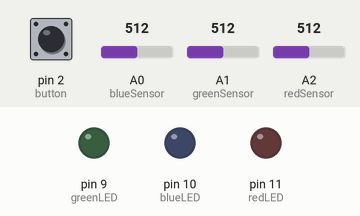
Simulated run of this sketch. Board: Arduino Uno, built with avr-gcc and run on an emulated ATmega328P. Parts: output pins drawn as LEDs (lit = HIGH). Dashed ring = blinking. Inputs (shaded band) come from the test bench; at power-on: pin 2 (button) LOW, A0 (blueSensor) = 512, A1 (greenSensor) = 512, A2 (redSensor) = 512.

Above: at 1.2 s.
1.3 s: pin 2 (button) pulled HIGH for 1 s
At 1.85 s:
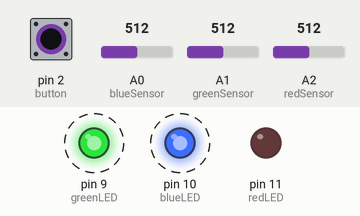
4.3 s: pin 2 (button) pulled HIGH for 3.2 s
At 8.1 s:
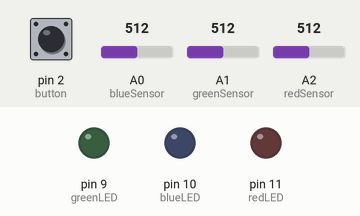
Timing chart, 0 to 9.6 s (numbered marks = the images above; inputs shaded):
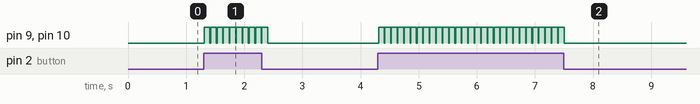

Measured:
- after the input at 1.3 s, pin 9 (greenLED), pin 10 (blueLED): alternates HIGH for 0.10 s and LOW for 0.01 s, 20 changes in all, then stays LOW, starting at once
- after the input at 4.3 s, pin 9 (greenLED), pin 10 (blueLED): alternates HIGH for 0.10 s and LOW for 0.01 s, 58 changes in all, then stays LOW, starting at once

The sketch:

troubleShoot.ino
```cpp
int button = 2;

int readingButton = 0;
int greenLED = 9;
int redLED = 11;
int blueLED = 10;

int redSensor = A2;
int greenSensor = A1;
int blueSensor = A0;

int redValue = 0;
int greenValue = 0;
int blueValue = 0;

int redSensorValue = 0;
int greenSensorValue = 0;
int blueSensorValue = 0;

void setup() {
  Serial.begin(9600);
  pinMode(button, INPUT);
  pinMode(greenLED, OUTPUT);
  pinMode(redLED, OUTPUT);
  pinMode(blueLED, OUTPUT);

}


void loop() {
  readingButton = digitalRead(button);
  if (readingButton == 1) {
    redValue = analogRead(redSensor);
    delay(5);
    greenValue = analogRead(greenSensor);
    delay(5);
    blueValue = analogRead(blueSensor);
    analogWrite(redLED, redValue);
    analogWrite(greenLED, greenValue);
    analogWrite(blueLED, blueValue);
    delay(50);
    redValue = 0;
    greenValue = 0;
    blueValue = 0;
    delay(50);

    analogWrite(redLED, redValue);
    analogWrite(greenLED, greenValue);
    analogWrite(blueLED, blueValue);
  }
  if (readingButton == 0) {
    redValue = 0;
    greenValue = 0;
    blueValue = 0;

    analogWrite(redLED, redValue);
    analogWrite(greenLED, greenValue);
    analogWrite(blueLED, blueValue);
  }

}
```
